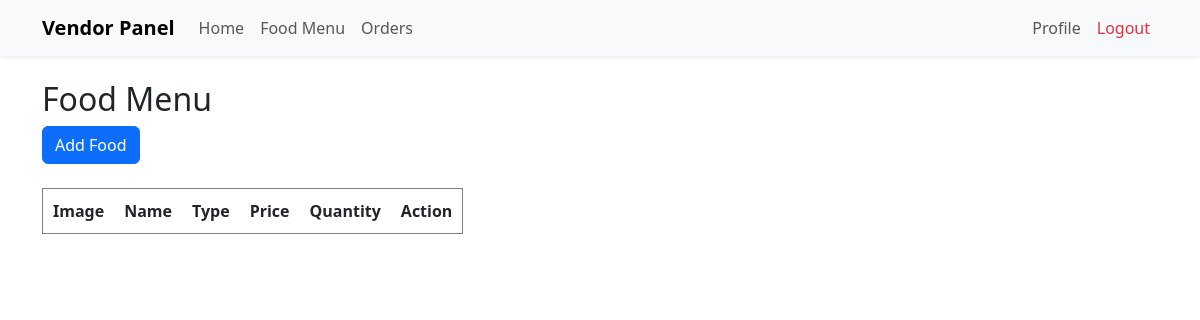
The page /food-list/ (signed in) on the database as committed earlier.
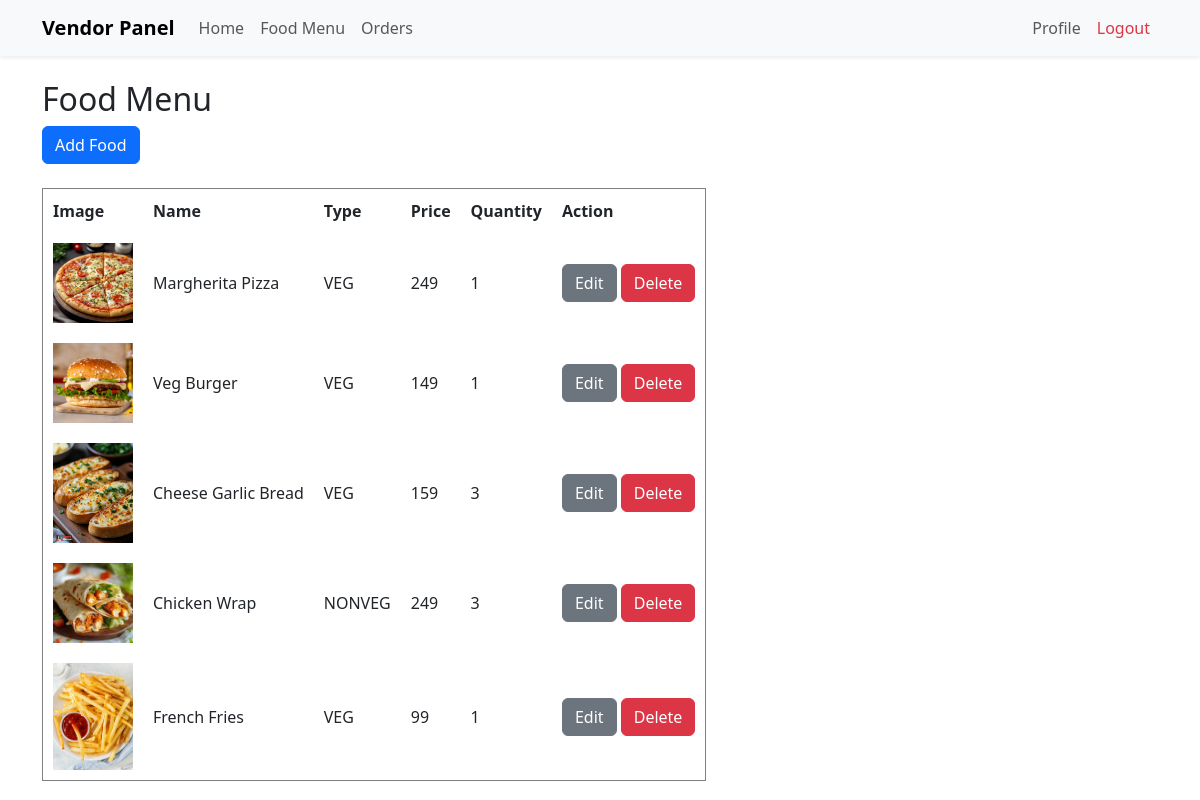
The same page on the database as committed later.
### menu/models.py (models this page shows)
class FoodMenu(models.Model):
    restaurant = models.ForeignKey(
        VendorDetails,
        on_delete=models.CASCADE,null=True,
    blank=True
    )
    food_types = [
        ('VEG', 'veg'),
        ('NONVEG', 'nonveg')
    ]
    foodname = models.CharField(max_length=100)
    type = models.CharField(max_length=100, choices=food_types)
    price = models.IntegerField()
    foodimg = models.ImageField(upload_to='foodimg/')
    Qty = models.CharField(max_length=100)
    description = models.TextField(max_length=300, blank=True, null=True)

### menu/views.py (the view)
# urls.py: path('food-list/', views.foodlist, name='foodlist'),
@login_required(login_url="login")
def foodlist(request):
    vendor = get_object_or_404(VendorDetails, user=request.user)
    foods = FoodMenu.objects.filter(restaurant=vendor)
    return render(request, "accounts/foodlist.html", {
        "foods": foods
    })

### templates/accounts/foodlist.html
{% extends 'vendor_base.html' %}
{% block content %}
<h2>Food Menu</h2>
<a href="{% url 'menubuilding' %}" class="btn btn-primary">
    Add Food
</a>
<br><br>
<table border="1" cellpadding="10">
<tr>
    <th>Image</th>
    <th>Name</th>
    <th>Type</th>
    <th>Price</th>
    <th>Quantity</th>
    <th>Action</th>
</tr>
{% for food in foods %}
<tr>
<td>
<img src="{{ food.foodimg.url }}"
width="80">
</td>
<td>{{ food.foodname }}</td>
<td>{{ food.type }}</td>
<td>{{ food.price }}</td>
<td>{{ food.Qty }}</td>
<td>
<a href="{% url 'updatefood' food.id %}" class="btn btn-secondary">
Edit
</a>
<a href="{% url 'deletefood' food.id %}" class="btn btn-danger">
Delete
</a>
</td>
</tr>
{% endfor %}
</table>
{% endblock %}

### templates/vendor_base.html (shortened to what this page needs)
<!DOCTYPE html>
<html lang="en">
<head>
    <link href="https://cdn.jsdelivr.net/npm/bootstrap@5.3.8/dist/css/bootstrap.min.css"
          rel="stylesheet">
</head>
<body>
<nav class="navbar navbar-expand-lg navbar-light bg-light shadow-sm">
    <div class="container">
        <a class="navbar-brand fw-bold"
           href="{% url 'vendor_dashboard' %}">
            Vendor Panel
        </a>
        <div class="collapse navbar-collapse" id="navbarNav">
            <ul class="navbar-nav me-auto">
                <li class="nav-item">
                    <a class="nav-link"
                       href="{% url 'vendor_dashboard' %}">
                        Home
                    </a>
                </li>
                <li class="nav-item">
                    <a class="nav-link"
                       href="{% url 'foodlist' %}">
                        Food Menu
                    </a>
                </li>
                <li class="nav-item">
                    <a class="nav-link"
                       href="{% url 'vendor_orders' %}">
                        Orders
                    </a>
                </li>
            </ul>
            <ul class="navbar-nav ms-auto">
                <li class="nav-item">
                    <a class="nav-link"
                       href="{% url 'vendor_profile' %}">
                        Profile
                    </a>
                </li>
                <li class="nav-item">
                    <a class="nav-link text-danger"
                       href="{% url 'logout' %}">
                        Logout
                    </a>
                </li>
            </ul>
        </div>
    </div>
</nav>
<div class="container mt-4">
    {% block content %}
    {% endblock %}
</div>
</body>
</html>

Rows that differ between the two databases and show on the page:
added FoodMenu: foodimg (picture), foodname "Margherita Pizza", type "VEG", price "249", Qty "1"
added FoodMenu: foodimg (picture), foodname "Veg Burger", type "VEG", price "149", Qty "1"
added FoodMenu: foodimg (picture), foodname "Cheese Garlic Bread", type "VEG", price "159", Qty "3"
added FoodMenu: foodimg (picture), foodname "Chicken Wrap", type "NONVEG", price "249", Qty "3"
added FoodMenu: foodimg (picture), foodname "French Fries", type "VEG", price "99", Qty "1"
